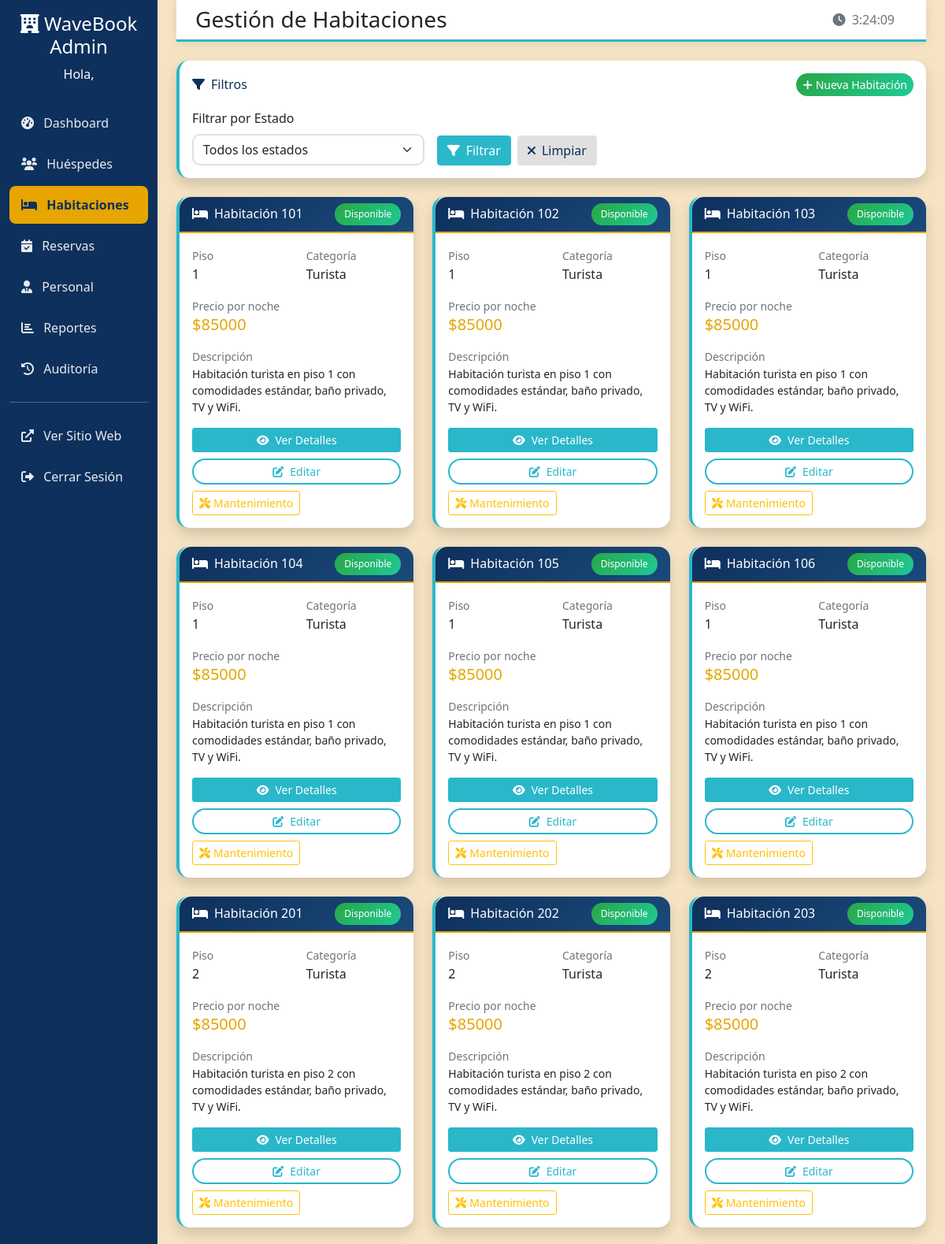
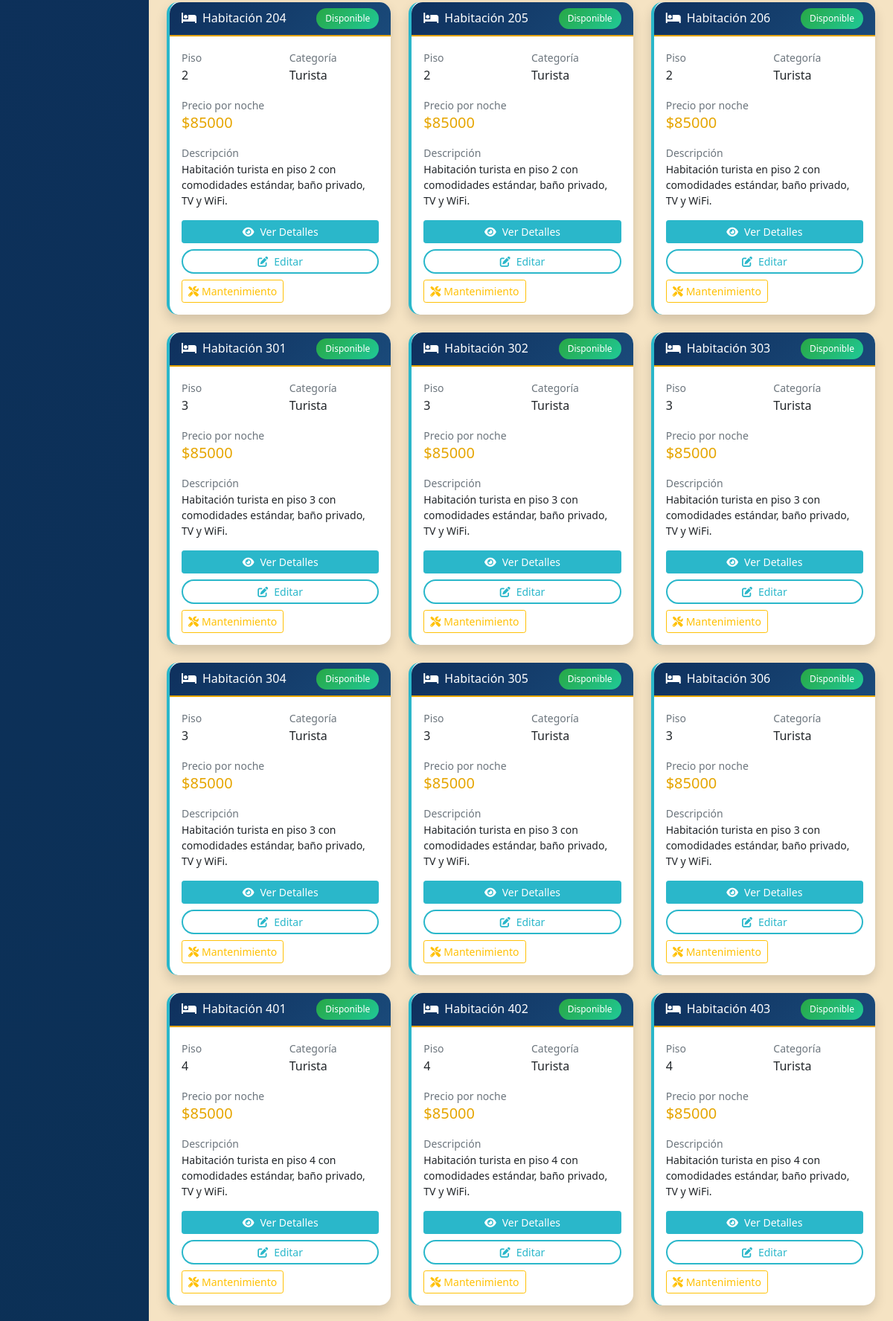
Page /hotel-admin/rooms/ (signed in, upper part) on the committed database (2 pictures, top to bottom).
### Hotel/models.py (models this page shows, shortened)
class Habitacion(models.Model):
    ESTADO_CHOICES = [
        ('Disponible', 'Disponible'),
        ('Ocupada', 'Ocupada'),
        ('Mantenimiento', 'Mantenimiento'),
        ('Reservada', 'Reservada'),
    ]
    CATEGORIA_CHOICES = [
        ('Turista', 'Turista'),
        ('Premium', 'Premium'),
    ]
    numero = models.CharField(max_length=10, unique=True)
    piso = models.IntegerField()
    categoria = models.CharField(max_length=50, choices=CATEGORIA_CHOICES)
    estado = models.CharField(max_length=30, choices=ESTADO_CHOICES, default='Disponible')
    precio_diario = models.DecimalField(max_digits=10, decimal_places=2)
    descripcion = models.TextField(blank=True, null=True)
    imagen_principal = models.ImageField(upload_to='habitaciones/', blank=True, null=True)
    capacidad = models.IntegerField(default=2)
    equipamiento = models.TextField(blank=True, null=True, help_text="Lista de equipamiento separado por comas")

### Hotel/views.py (the view)
    def wrapper(request, *args, **kwargs):
        if not request.session.get('admin_id'):
            messages.error(request, "Acceso denegado. Inicia sesión como administrador.")
            return redirect('admin_login')
        return view_func(request, *args, **kwargs)

### Hotel/views.py (called while the page is built)
def admin_required(view_func):
    def wrapper(request, *args, **kwargs):
        if not request.session.get('admin_id'):
            messages.error(request, "Acceso denegado. Inicia sesión como administrador.")
            return redirect('admin_login')
        return view_func(request, *args, **kwargs)
    return wrapper

@admin_required
def admin_rooms_list(request):
    rooms = Habitacion.objects.all().order_by('numero')
    status_filter = request.GET.get('status')
    if status_filter:
        rooms = rooms.filter(estado=status_filter)
    return render(request, "admin/rooms_list.html", {
        'rooms': rooms,
        'status_filter': status_filter
    })

### Hotel/templates/admin/rooms_list.html (shortened to what this page needs)
{% extends 'admin/base_admin.html' %}
{% block page_title %}Gestión de Habitaciones{% endblock %}
{% block content %}
<div class="row mb-4">
    <div class="col-lg-12">
        <div class="card shadow">
            <div class="card-body">
                <div class="d-flex justify-content-between align-items-center mb-3">
                    <h6 class="m-0 font-weight-bold text-primary">
                        <i class="fas fa-filter me-2"></i>Filtros
                    </h6>
                    <a href="{% url 'admin_room_create' %}" class="btn btn-success btn-sm">
                        <i class="fas fa-plus me-1"></i>Nueva Habitación
                    </a>
                </div>
                <form method="get" class="row g-3">
                    <div class="col-md-4">
                        <label for="status" class="form-label">Filtrar por Estado</label>
                        <select name="status" id="status" class="form-select">
                            <option value="">Todos los estados</option>
                        </select>
                    </div>
                    <div class="col-md-4 d-flex align-items-end">
                        <button type="submit" class="btn me-2"
                                style="background-color: var(--turquesa-coral); border-color: var(--turquesa-coral); color: white;">
                            <i class="fas fa-filter me-2"></i>Filtrar
                        </button>
                        <a href="{% url 'admin_rooms_list' %}" class="btn"
                           style="background-color: var(--gris-perla); border-color: var(--gris-perla); color: var(--azul-pacifico);">
                            <i class="fas fa-times me-2"></i>Limpiar
                        </a>
                    </div>
                </form>
            </div>
        </div>
    </div>
</div>
<div class="row">
    {% for room in rooms %}
    <div class="col-lg-4 col-md-6 mb-4">
        <div class="card shadow h-100">
            <div class="card-header d-flex justify-content-between align-items-center">
                <h6 class="m-0 font-weight-bold">
                    <i class="fas fa-bed me-2"></i>Habitación {{ room.numero }}
                </h6>
                <span class="badge
                    {% if room.estado == 'Disponible' %}bg-success
                    {% elif room.estado == 'Ocupada' %}bg-danger
                    {% elif room.estado == 'Mantenimiento' %}bg-warning
                    {% else %}bg-secondary{% endif %}">
                    {{ room.estado }}
                </span>
            </div>
            <div class="card-body">
                <div class="row mb-3">
                    <div class="col-6">
                        <small class="text-muted">Piso</small>
                        <div class="font-weight-bold">{{ room.piso }}</div>
                    </div>
                    <div class="col-6">
                        <small class="text-muted">Categoría</small>
                        <div class="font-weight-bold">{{ room.categoria }}</div>
                    </div>
                </div>
                <div class="mb-3">
                    <small class="text-muted">Precio por noche</small>
                    <div class="h5" style="color: var(--oro-arena);">${{ room.precio_diario|floatformat:0 }}</div>
                </div>
                {% if room.descripcion %}
                <div class="mb-3">
                    <small class="text-muted">Descripción</small>
                    <p class="small">{{ room.descripcion|truncatewords:15 }}</p>
                </div>
                {% endif %}
                <div class="d-grid gap-2">
                    <a href="{% url 'admin_room_detail' room.id %}" class="btn btn-sm"
                       style="background-color: var(--turquesa-coral); border-color: var(--turquesa-coral); color: white;">
                        <i class="fas fa-eye me-2"></i>Ver Detalles
                    </a>
                    <a href="{% url 'admin_room_edit' room.id %}" class="btn btn-outline-primary btn-sm">
                        <i class="fas fa-edit me-2"></i>Editar
                    </a>
                    <div class="btn-group" role="group">
                        {% if room.estado != 'Mantenimiento' %}
                        <form method="post" action="{% url 'admin_room_detail' room.id %}" class="d-inline">
                            <button type="submit" class="btn btn-outline-warning btn-sm">
                                <i class="fas fa-tools me-1"></i>Mantenimiento
                            </button>
                        </form>
                        {% endif %}
                    </div>
                </div>
            </div>
        </div>
    </div>
    {% endfor %}
</div>
{% endblock %}

### Hotel/static/css/styles.css (style rules this page uses)
:root { --azul-pacifico: #0E305D; --turquesa-coral: #2AB7CA; --arena-suave: #F5E3C3; --oro-arena: #E6A500; --gris-perla: #E0E0E0; --blanco-puro: #FFFFFF; }
.text-primary { color: #0e305d !important; }

### Hotel/static/css/admin-styles.css (style rules this page uses)
:root { --azul-pacifico: #0E305D; --turquesa-coral: #2AB7CA; --arena-suave: #F5E3C3; --oro-arena: #E6A500; --gris-perla: #E0E0E0; --blanco-puro: #FFFFFF; }
.card { border: none; border-radius: 15px; box-shadow: 0 8px 20px rgba(14, 48, 93, 0.1); border-left: 4px solid var(--turquesa-coral); }
.card-header { background: linear-gradient(135deg, var(--azul-pacifico) 0%, #1a4a7a 100%); color: var(--blanco-puro); border-radius: 15px 15px 0 0 !important; border-bottom: 2px solid var(--oro-arena); }
.btn-outline-primary { border: 2px solid var(--turquesa-coral); color: var(--turquesa-coral); border-radius: 25px; font-weight: 500; }
.btn-success { background: linear-gradient(135deg, #28a745 0%, #20c997 100%); border: none; border-radius: 25px; }
.badge { border-radius: 15px; padding: 8px 12px; font-weight: 500; }
.bg-success { background: linear-gradient(135deg, #28a745 0%, #20c997 100%) !important; }
.text-primary { color: var(--azul-pacifico) !important; }
.form-select { border: 2px solid var(--gris-perla); border-radius: 10px; }

### rows in the picture
Habitacion: numero "101", estado "Disponible", piso "1", categoria "Turista", precio_diario "85000", descripcion "Habitación turista en piso 1 con comodidades estándar, baño privado, TV y WiFi.", shows "Mantenimiento"
Habitacion: numero "102", estado "Disponible", piso "1", categoria "Turista", precio_diario "85000", descripcion "Habitación turista en piso 1 con comodidades estándar, baño privado, TV y WiFi.", shows "Mantenimiento"
Habitacion: numero "103", estado "Disponible", piso "1", categoria "Turista", precio_diario "85000", descripcion "Habitación turista en piso 1 con comodidades estándar, baño privado, TV y WiFi.", shows "Mantenimiento"
Habitacion: numero "104", estado "Disponible", piso "1", categoria "Turista", precio_diario "85000", descripcion "Habitación turista en piso 1 con comodidades estándar, baño privado, TV y WiFi.", shows "Mantenimiento"
Habitacion: numero "105", estado "Disponible", piso "1", categoria "Turista", precio_diario "85000", descripcion "Habitación turista en piso 1 con comodidades estándar, baño privado, TV y WiFi.", shows "Mantenimiento"
Habitacion: numero "106", estado "Disponible", piso "1", categoria "Turista", precio_diario "85000", descripcion "Habitación turista en piso 1 con comodidades estándar, baño privado, TV y WiFi.", shows "Mantenimiento"
Habitacion: numero "201", estado "Disponible", piso "2", categoria "Turista", precio_diario "85000", descripcion "Habitación turista en piso 2 con comodidades estándar, baño privado, TV y WiFi.", shows "Mantenimiento"
Habitacion: numero "202", estado "Disponible", piso "2", categoria "Turista", precio_diario "85000", descripcion "Habitación turista en piso 2 con comodidades estándar, baño privado, TV y WiFi.", shows "Mantenimiento"
Habitacion: numero "203", estado "Disponible", piso "2", categoria "Turista", precio_diario "85000", descripcion "Habitación turista en piso 2 con comodidades estándar, baño privado, TV y WiFi.", shows "Mantenimiento"
Habitacion: numero "204", estado "Disponible", piso "2", categoria "Turista", precio_diario "85000", descripcion "Habitación turista en piso 2 con comodidades estándar, baño privado, TV y WiFi.", shows "Mantenimiento"
Habitacion: numero "205", estado "Disponible", piso "2", categoria "Turista", precio_diario "85000", descripcion "Habitación turista en piso 2 con comodidades estándar, baño privado, TV y WiFi.", shows "Mantenimiento"
Habitacion: numero "206", estado "Disponible", piso "2", categoria "Turista", precio_diario "85000", descripcion "Habitación turista en piso 2 con comodidades estándar, baño privado, TV y WiFi.", shows "Mantenimiento"
Habitacion: numero "301", estado "Disponible", piso "3", categoria "Turista", precio_diario "85000", descripcion "Habitación turista en piso 3 con comodidades estándar, baño privado, TV y WiFi.", shows "Mantenimiento"
Habitacion: numero "302", estado "Disponible", piso "3", categoria "Turista", precio_diario "85000", descripcion "Habitación turista en piso 3 con comodidades estándar, baño privado, TV y WiFi.", shows "Mantenimiento"
Habitacion: numero "303", estado "Disponible", piso "3", categoria "Turista", precio_diario "85000", descripcion "Habitación turista en piso 3 con comodidades estándar, baño privado, TV y WiFi.", shows "Mantenimiento"
Habitacion: numero "304", estado "Disponible", piso "3", categoria "Turista", precio_diario "85000", descripcion "Habitación turista en piso 3 con comodidades estándar, baño privado, TV y WiFi.", shows "Mantenimiento"
Habitacion: numero "305", estado "Disponible", piso "3", categoria "Turista", precio_diario "85000", descripcion "Habitación turista en piso 3 con comodidades estándar, baño privado, TV y WiFi.", shows "Mantenimiento"
Habitacion: numero "306", estado "Disponible", piso "3", categoria "Turista", precio_diario "85000", descripcion "Habitación turista en piso 3 con comodidades estándar, baño privado, TV y WiFi.", shows "Mantenimiento"
Habitacion: numero "401", estado "Disponible", piso "4", categoria "Turista", precio_diario "85000", descripcion "Habitación turista en piso 4 con comodidades estándar, baño privado, TV y WiFi.", shows "Mantenimiento"
Habitacion: numero "402", estado "Disponible", piso "4", categoria "Turista", precio_diario "85000", descripcion "Habitación turista en piso 4 con comodidades estándar, baño privado, TV y WiFi.", shows "Mantenimiento"
Habitacion: numero "403", estado "Disponible", piso "4", categoria "Turista", precio_diario "85000", descripcion "Habitación turista en piso 4 con comodidades estándar, baño privado, TV y WiFi.", shows "Mantenimiento"
